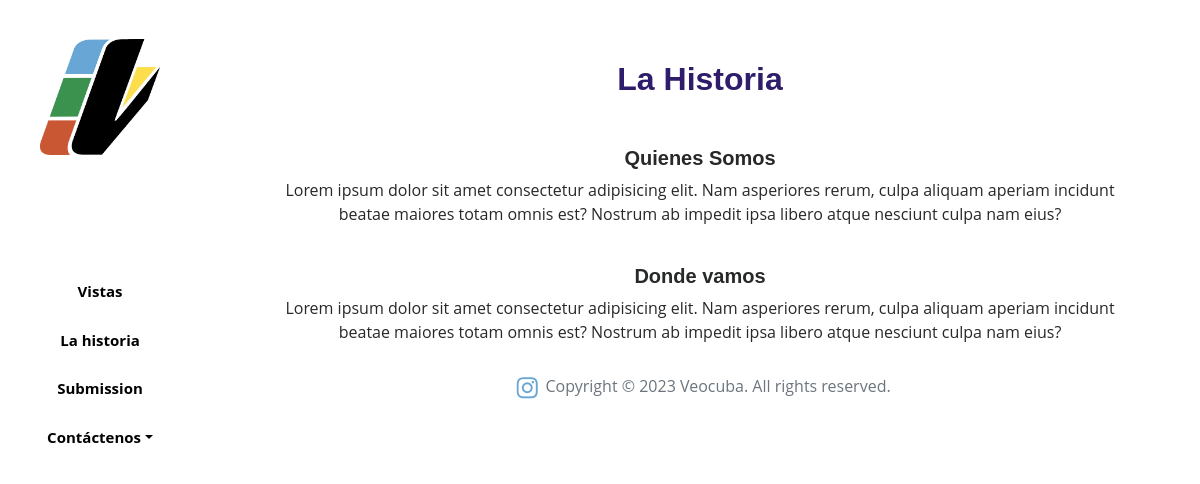
Page /about/ on the earlier database version.
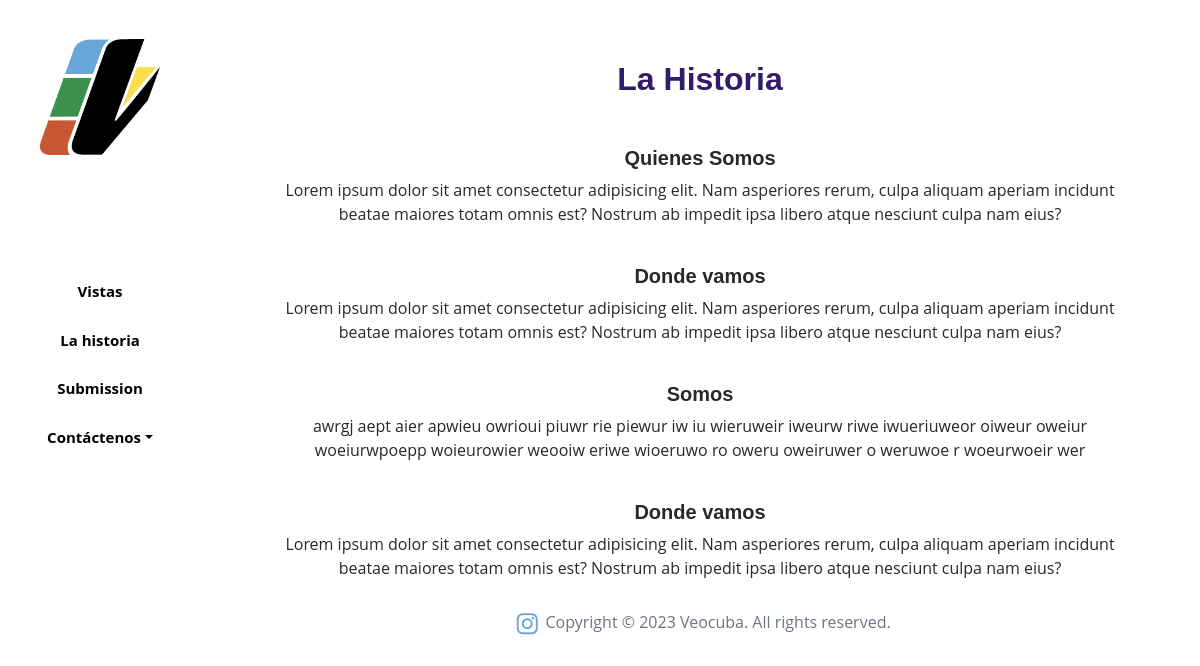
Same page on the later database version.
### main/models.py (models this page shows)
class AboutUs(models.Model):
    subtitulo = models.CharField(max_length=100, verbose_name='subtitulo')
    texto = models.TextField(verbose_name= 'texto')
    class Meta:
        verbose_name = 'Historia'
        verbose_name_plural = 'Historias'

### main/views.py (the view)
# urls.py: path('about/', views.about, name='about'),
def about(request):
    historia = AboutUs.objects.all()
    data = {
        'historias':historia,
    }
    return render(request, 'main/about.html', data)

### main/templates/main/about.html
{% extends 'base.html' %}
{% load static %}
{% block content %}
    <section id="about" class="about text-center px-5  pb-0" >
      <div class="container">
        <h2 class="mb-5" style="color: var(--purple-dark); font-weight: bold">La Historia</h2>
        {% for i in historias %}
        <div class="section-title text-center mt-2">
          <h5 style="font-weight: bold">{{i.subtitulo}}</h5>
          <p>{{i.texto}}</p>
        </div>
        {% endfor %}
      </div>
    </section>
{% endblock %}

### main/templates/base.html (shortened to what this page needs)
<!DOCTYPE html>
{% load static %}
<html lang="en">
<head>
  <link href="{% static 'assets/vendor/bootstrap/css/bootstrap.min.css' %}" rel="stylesheet">
  <link href="{% static 'assets/vendor/bootstrap-icons/bootstrap-icons.css' %}" rel="stylesheet">
  <link href="{% static 'assets/vendor/swiper/swiper-bundle.min.css' %}" rel="stylesheet">
  <link href="{% static 'assets/vendor/glightbox/css/glightbox.min.css' %}" rel="stylesheet">
  <link href="{% static 'assets/vendor/aos/aos.css" rel="stylesheet' %}" rel="stylesheet">
  <link href="{% static 'assets/vendor/boxicons/css/boxicons.min.css' %}" rel="stylesheet">
  <link href="{% static 'css-veo/main.css' %}" rel="stylesheet">
  <link href="{% static 'assets/css/style.css' %}" rel="stylesheet">
</head>
<body>
  <header id="header" class="text-center ">
    <div class="d-flex flex-column">
      <div class="profile my-4">
        <img src="../static/img/veocubaFinalWhiteBG.png" alt="logotipo" class="img-fluid ">
      </div>
      <nav id="navbar" class="nav-menu navbar text-center mx-auto mt-5">
        <ul>
          <li><a href="{% url 'index' %}" class="nav-link scrollto nav-link-vea link-index"><span>Vistas</span></a></li>
            <li><a href="{% url 'about' %}" class="nav-link scrollto nav-link-vea link-abous"><span>La historia</span></a></li>
            <li><a href="" class="nav-link scrollto nav-link-vea link-submission"><span>Submission</span></a></li>
          <li>
            <div class="dropdown ">
                <a href="" class="nav-link link-cont nav-link-vea dropdown-toggle" data-bs-toggle="dropdown"><span>Cont&aacute;ctenos</span></a>
            </div>
          </li>
        </ul>
      </nav>
    </div>
  </header>
  <div>
      {%block content%}{%endblock%}
      <footer class="pb-4">
        <div class="text-white text-center" style="margin-left: 17%">
            <a href="#" class="instagram"><i class="bx bxl-instagram" style="font-size: 28px; vertical-align: top"></i></a>
            <span class="text-secondary" style="vertical-align: top">Copyright © 2023 Veocuba. All rights reserved.</span>
        </div>
      </footer>
  </div>
</body>
</html>

### main/static/css-veo/main.css (style rules this page uses)
body { padding: 0; margin: 0; }
:root { --veo-blue: white; --veo-blue-dark: #68a6d5; --veo-red: #ca5733; --veo-yellow: #fbc61d; --veo-green: #3b914e; --purple-dark: #2f1c6a; }
a.nav-link-vea { transition-duration: 0.3s; transition-property: all; transition-timing-function: linear; }
@media screen and (min-width: 700px) { .about { margin-left: 0; } }
@media screen and (min-width: 1200px) { .about { margin-left: 200px; } }

### main/static/assets/css/style.css (style rules this page uses)
body { font-family: "Open Sans", sans-serif; color: #272829; }
a { color: var(--veo-blue-dark); text-decoration: none; }
h1, h2, h3, h4, h5, h6 { font-family: "Raleway", sans-serif; }
#header { position: fixed; top: 0; left: 0; bottom: 0; width: 200px; transition: all ease-in-out 0.5s; z-index: 9997; transition: all 0.5s; padding: 0 15px; background: var(--veo-blue); overflow-y: auto; }
#header .profile img { margin: 15px auto; display: block; width: 120px; }
.nav-menu { padding: 30px 0 0 0; }
.nav-menu * { margin: 0; padding: 0; list-style: none; }
.nav-menu>ul>li { position: relative; white-space: nowrap; text-align: center; }
.nav-menu a, .nav-menu a:focus { color: black; margin-bottom: 10px; transition: 0.3s; font-size: 15px; font-weight: bold; background-color: transparent; border-radius: 50px; text-align: center; padding: 8px 10px; }
section { padding: 60px 0; overflow: hidden; }
.section-title { padding-bottom: 30px; }
.section-title p { margin-bottom: 0; }

Differences in the rows shown:
added AboutUs: subtitulo "Somos", texto "awrgj aept aier apwieu owrioui piuwr rie piewur iw iu wieruweir iweurw riwe iwueriuweor oiweur oweiur woeiurwpoepp woieurowier weooiw eriwe wioeruwo ro oweru oweiruwer o weruwoe r woeurwoeir wer"
added AboutUs: subtitulo "Donde vamos", texto "Lorem ipsum dolor sit amet consectetur adipisicing elit. Nam asperiores rerum, culpa aliquam aperiam incidunt beatae maiores totam omnis est? Nostrum ab impedit ipsa libero atque nesciunt culpa nam eius?"
